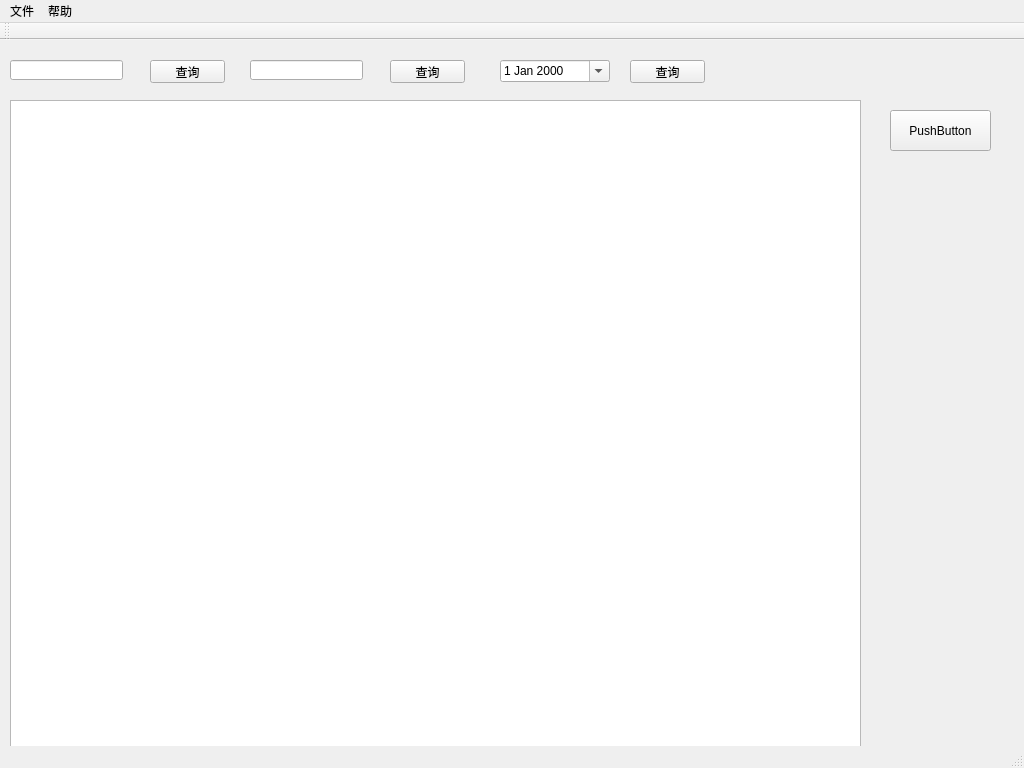
<?xml version="1.0" encoding="UTF-8"?>
<ui version="4.0">
 <class>MainWindow</class>
 <widget class="QMainWindow" name="MainWindow">
  <property name="geometry">
   <rect>
    <x>0</x>
    <y>0</y>
    <width>1024</width>
    <height>768</height>
   </rect>
  </property>
  <property name="windowTitle">
   <string>MainWindow</string>
  </property>
  <widget class="QWidget" name="centralWidget">
   <widget class="QTableWidget" name="tableWidget">
    <property name="geometry">
     <rect>
      <x>10</x>
      <y>60</y>
      <width>851</width>
      <height>651</height>
     </rect>
    </property>
   </widget>
   <widget class="QPushButton" name="pushButton">
    <property name="geometry">
     <rect>
      <x>890</x>
      <y>70</y>
      <width>101</width>
      <height>41</height>
     </rect>
    </property>
    <property name="text">
     <string>PushButton</string>
    </property>
   </widget>
   <widget class="QPushButton" name="nameselect_2">
    <property name="geometry">
     <rect>
      <x>150</x>
      <y>20</y>
      <width>75</width>
      <height>23</height>
     </rect>
    </property>
    <property name="text">
     <string>查询</string>
    </property>
   </widget>
   <widget class="QLineEdit" name="nameselect">
    <property name="geometry">
     <rect>
      <x>10</x>
      <y>20</y>
      <width>113</width>
      <height>20</height>
     </rect>
    </property>
   </widget>
   <widget class="QPushButton" name="addressselect">
    <property name="geometry">
     <rect>
      <x>390</x>
      <y>20</y>
      <width>75</width>
      <height>23</height>
     </rect>
    </property>
    <property name="text">
     <string>查询</string>
    </property>
   </widget>
   <widget class="QLineEdit" name="address">
    <property name="geometry">
     <rect>
      <x>250</x>
      <y>20</y>
      <width>113</width>
      <height>20</height>
     </rect>
    </property>
   </widget>
   <widget class="QDateEdit" name="dateEdit">
    <property name="geometry">
     <rect>
      <x>500</x>
      <y>20</y>
      <width>110</width>
      <height>22</height>
     </rect>
    </property>
    <property name="calendarPopup">
     <bool>true</bool>
    </property>
   </widget>
   <widget class="QPushButton" name="Dateselect">
    <property name="geometry">
     <rect>
      <x>630</x>
      <y>20</y>
      <width>75</width>
      <height>23</height>
     </rect>
    </property>
    <property name="text">
     <string>查询</string>
    </property>
   </widget>
  </widget>
  <widget class="QMenuBar" name="menuBar">
   <property name="geometry">
    <rect>
     <x>0</x>
     <y>0</y>
     <width>1024</width>
     <height>23</height>
    </rect>
   </property>
   <widget class="QMenu" name="menu">
    <property name="title">
     <string>文件</string>
    </property>
    <addaction name="action"/>
    <addaction name="action_2"/>
   </widget>
   <widget class="QMenu" name="menu_2">
    <property name="title">
     <string>帮助</string>
    </property>
    <addaction name="action_3"/>
    <addaction name="action_4"/>
   </widget>
   <addaction name="menu"/>
   <addaction name="menu_2"/>
  </widget>
  <widget class="QToolBar" name="mainToolBar">
   <attribute name="toolBarArea">
    <enum>TopToolBarArea</enum>
   </attribute>
   <attribute name="toolBarBreak">
    <bool>false</bool>
   </attribute>
  </widget>
  <widget class="QStatusBar" name="statusBar"/>
  <action name="action">
   <property name="text">
    <string>保存</string>
   </property>
  </action>
  <action name="action_2">
   <property name="text">
    <string>关闭</string>
   </property>
  </action>
  <action name="action_3">
   <property name="text">
    <string>开发者</string>
   </property>
  </action>
  <action name="action_4">
   <property name="text">
    <string>版本信息</string>
   </property>
  </action>
 </widget>
 <layoutdefault spacing="6" margin="11"/>
 <resources/>
 <connections/>
</ui>
